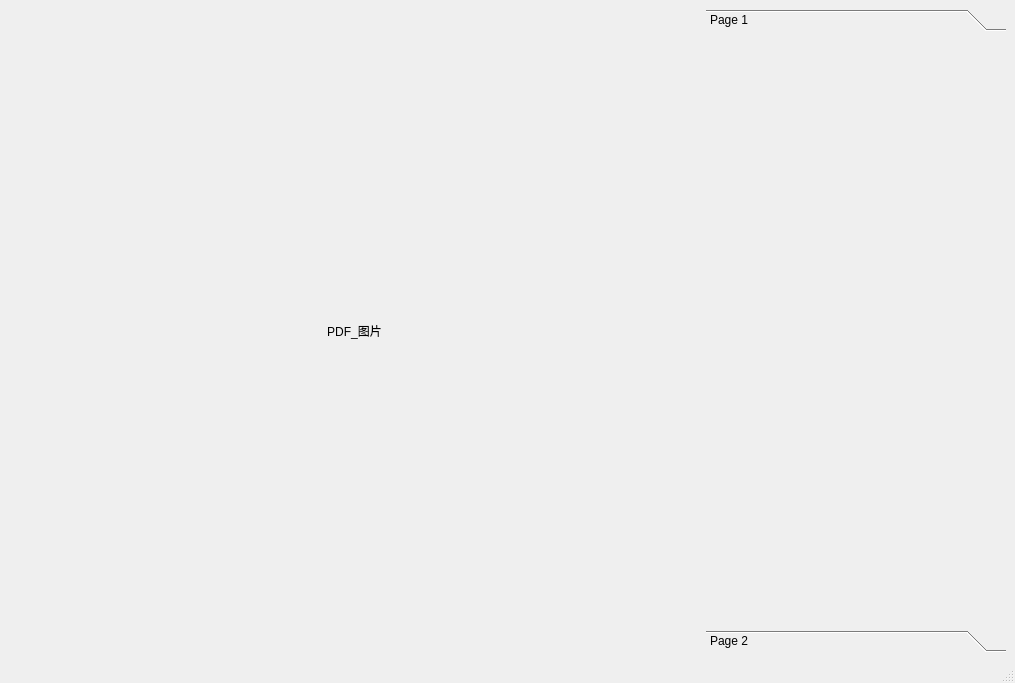
<?xml version="1.0" encoding="UTF-8"?>
<ui version="4.0">
 <class>EditPDF_MainWindow</class>
 <widget class="QMainWindow" name="EditPDF_MainWindow">
  <property name="geometry">
   <rect>
    <x>0</x>
    <y>0</y>
    <width>1015</width>
    <height>683</height>
   </rect>
  </property>
  <property name="windowTitle">
   <string>MainWindow</string>
  </property>
  <widget class="QWidget" name="centralwidget">
   <layout class="QHBoxLayout" name="horizontalLayout">
    <item>
     <widget class="QWidget" name="widget" native="true">
      <layout class="QGridLayout" name="gridLayout">
       <item row="0" column="0">
        <widget class="QLabel" name="imageFrame">
         <property name="mouseTracking">
          <bool>true</bool>
         </property>
         <property name="autoFillBackground">
          <bool>true</bool>
         </property>
         <property name="text">
          <string>PDF_图片</string>
         </property>
         <property name="scaledContents">
          <bool>true</bool>
         </property>
         <property name="alignment">
          <set>Qt::AlignCenter</set>
         </property>
        </widget>
       </item>
      </layout>
     </widget>
    </item>
    <item>
     <widget class="QToolBox" name="toolBox">
      <property name="minimumSize">
       <size>
        <width>100</width>
        <height>0</height>
       </size>
      </property>
      <property name="maximumSize">
       <size>
        <width>300</width>
        <height>16777215</height>
       </size>
      </property>
      <property name="currentIndex">
       <number>0</number>
      </property>
      <widget class="QWidget" name="page">
       <property name="geometry">
        <rect>
         <x>0</x>
         <y>0</y>
         <width>300</width>
         <height>562</height>
        </rect>
       </property>
       <attribute name="label">
        <string>Page 1</string>
       </attribute>
      </widget>
      <widget class="QWidget" name="page_2">
       <property name="geometry">
        <rect>
         <x>0</x>
         <y>0</y>
         <width>300</width>
         <height>562</height>
        </rect>
       </property>
       <attribute name="label">
        <string>Page 2</string>
       </attribute>
      </widget>
     </widget>
    </item>
   </layout>
  </widget>
  <widget class="QMenuBar" name="menubar">
   <property name="geometry">
    <rect>
     <x>0</x>
     <y>0</y>
     <width>1015</width>
     <height>21</height>
    </rect>
   </property>
  </widget>
  <widget class="QStatusBar" name="statusbar"/>
 </widget>
 <resources/>
 <connections/>
</ui>
